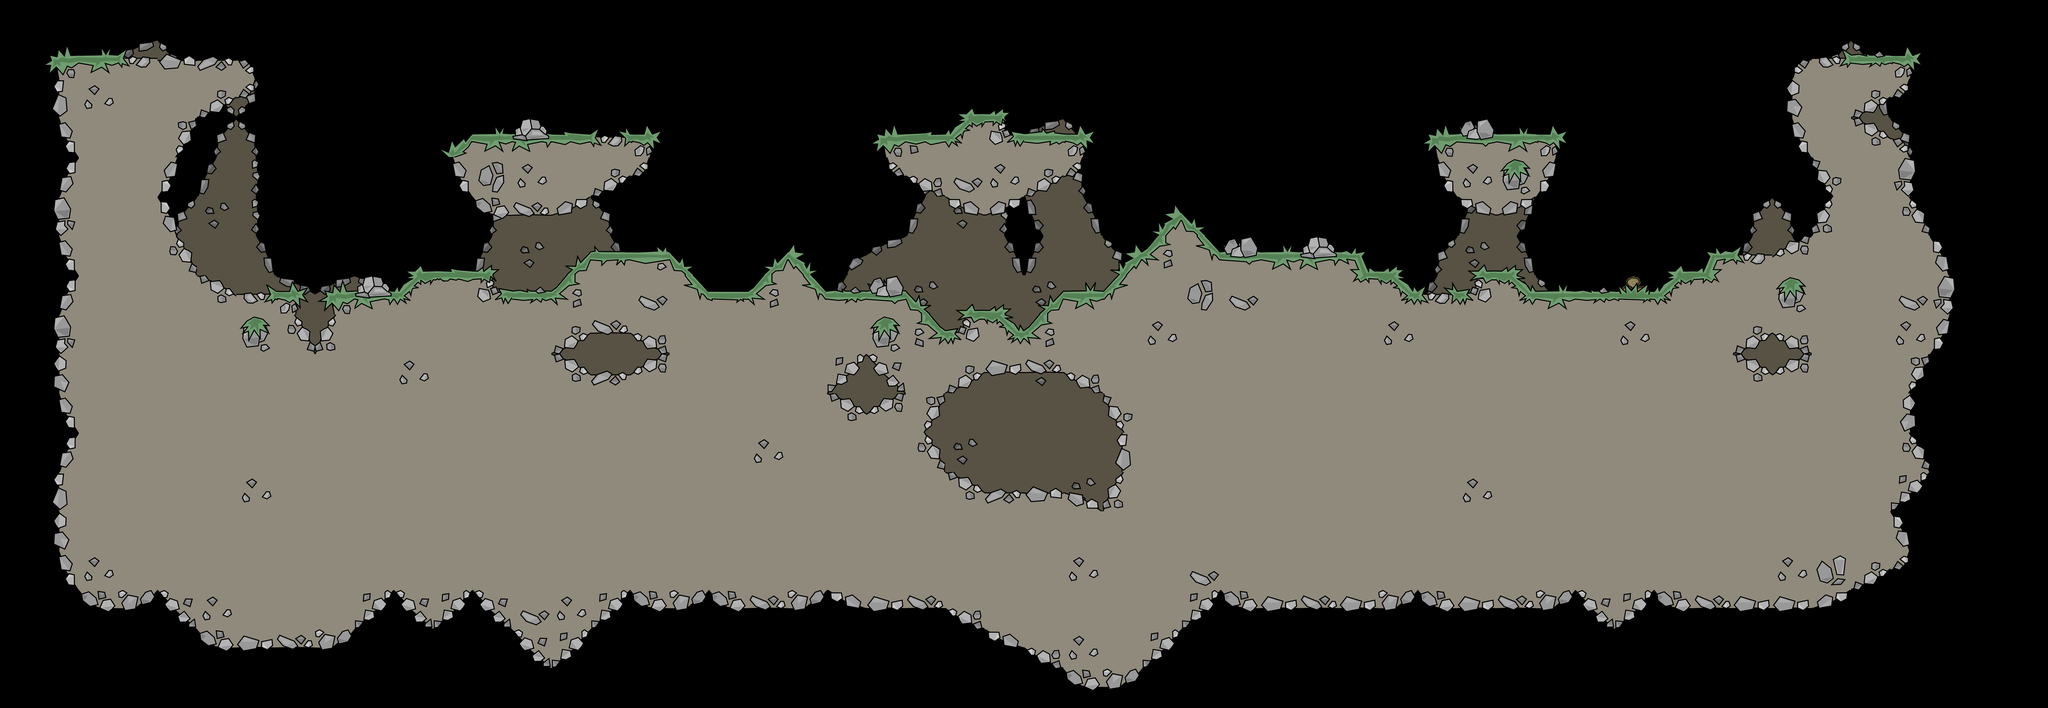

A 2D game scene composited from a Tiled map and its tileset images. What follows is a short description and the map's XML, with each tile layer's data collapsed to a summary:
An orthogonal 52x18 tile map with 128x128 px tiles, 2 tile layers (tilebg, tile) and 4 objects (3x spritebg, sp_p_00).

<map version="1.0" orientation="orthogonal" width="52" height="18" tilewidth="128" tileheight="128">
 <tileset firstgid="1" source="t64_new.tsx" />
 <layer name="tilebg" width="52" height="18">
  <data>[936 cells, 124 non-empty, 14 distinct tile ids]</data>
 </layer>
 <layer name="tile" width="52" height="18">
  <data>[936 cells, 553 non-empty, 76 distinct tile ids]</data>
 </layer>
 <objectgroup name="objects" width="52" height="18">
  <object name="sp_p_00" x="1600" y="14" />
  <object name="spritebg" x="2084" y="334">
   <properties>
    <property name="sprite" value="palmTree" />
   </properties>
  </object>
  <object name="spritebg" x="934" y="162">
   <properties>
    <property name="sprite" value="bushFan" />
   </properties>
  </object>
  <object name="spritebg" x="2754" y="404">
   <properties>
    <property name="sprite" value="bushPalm" />
   </properties>
  </object>
 </objectgroup>
</map>
